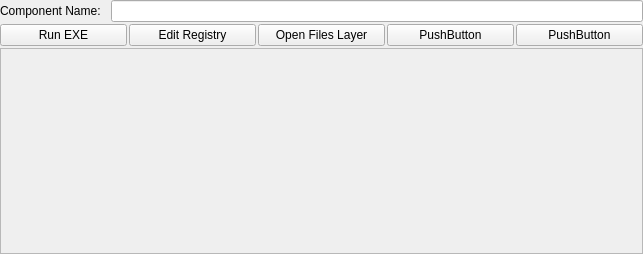
<?xml version="1.0" encoding="UTF-8"?>
<ui version="4.0">
 <class>PENewTabWidget</class>
 <widget class="QWidget" name="PENewTabWidget">
  <property name="geometry">
   <rect>
    <x>0</x>
    <y>0</y>
    <width>643</width>
    <height>254</height>
   </rect>
  </property>
  <property name="sizePolicy">
   <sizepolicy hsizetype="Maximum" vsizetype="Minimum">
    <horstretch>0</horstretch>
    <verstretch>0</verstretch>
   </sizepolicy>
  </property>
  <property name="windowTitle">
   <string>Form</string>
  </property>
  <layout class="QVBoxLayout" name="verticalLayout">
   <property name="spacing">
    <number>2</number>
   </property>
   <property name="leftMargin">
    <number>0</number>
   </property>
   <property name="topMargin">
    <number>0</number>
   </property>
   <property name="rightMargin">
    <number>0</number>
   </property>
   <property name="bottomMargin">
    <number>0</number>
   </property>
   <item>
    <layout class="QFormLayout" name="formLayout">
     <property name="horizontalSpacing">
      <number>10</number>
     </property>
     <property name="verticalSpacing">
      <number>0</number>
     </property>
     <item row="0" column="0">
      <widget class="QLabel" name="label">
       <property name="text">
        <string>Component Name:</string>
       </property>
      </widget>
     </item>
     <item row="0" column="1">
      <widget class="QLineEdit" name="lineEdit"/>
     </item>
    </layout>
   </item>
   <item>
    <layout class="QHBoxLayout" name="PENewTabWidgetToolbar">
     <property name="spacing">
      <number>2</number>
     </property>
     <property name="sizeConstraint">
      <enum>QLayout::SetMinimumSize</enum>
     </property>
     <item>
      <widget class="QPushButton" name="pushButton">
       <property name="text">
        <string>Run EXE</string>
       </property>
      </widget>
     </item>
     <item>
      <widget class="QPushButton" name="pushButton_5">
       <property name="text">
        <string>Edit Registry</string>
       </property>
      </widget>
     </item>
     <item>
      <widget class="QPushButton" name="pushButton_4">
       <property name="text">
        <string>Open Files Layer</string>
       </property>
      </widget>
     </item>
     <item>
      <widget class="QPushButton" name="pushButton_3">
       <property name="text">
        <string>PushButton</string>
       </property>
      </widget>
     </item>
     <item>
      <widget class="QPushButton" name="pushButton_2">
       <property name="text">
        <string>PushButton</string>
       </property>
      </widget>
     </item>
    </layout>
   </item>
   <item>
    <widget class="QScrollArea" name="scrollArea">
     <property name="widgetResizable">
      <bool>true</bool>
     </property>
     <widget class="QWidget" name="scrollAreaWidgetContents">
      <property name="geometry">
       <rect>
        <x>0</x>
        <y>0</y>
        <width>641</width>
        <height>192</height>
       </rect>
      </property>
     </widget>
    </widget>
   </item>
  </layout>
 </widget>
 <resources/>
 <connections/>
</ui>
